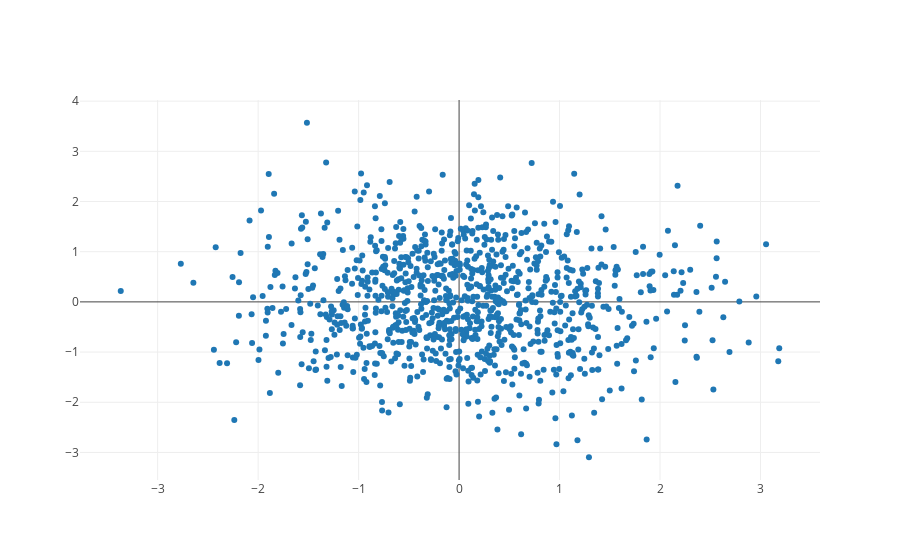

Source (notebook cell):
### Code cell
import plotly.plotly
import plotly.graph_objs as go
import numpy as np

N = 1000
random_x = np.random.randn(N)
random_y = np.random.randn(N)

trace = go.Scatter(x=random_x, y=random_y, mode='markers')
data1 = [trace]
plotly.offline.iplot(data1, filename='basic-scatter')
# or plot with: plot_url = py.plot(data, filename='basic-line')

### Figure 1 — Plotly figure (JSON) as saved in the notebook; plotly's stock layout.template omitted (floating-point values rounded to 4 significant figures; data arrays with more than 128 entries replaced by an {"elided": "..."} marker saying what was removed)
{"data": [{"mode": "markers", "type": "scatter", "x": {"elided": "1000 float values"}, "y": {"elided": "1000 float values"}}], "layout": {}}
